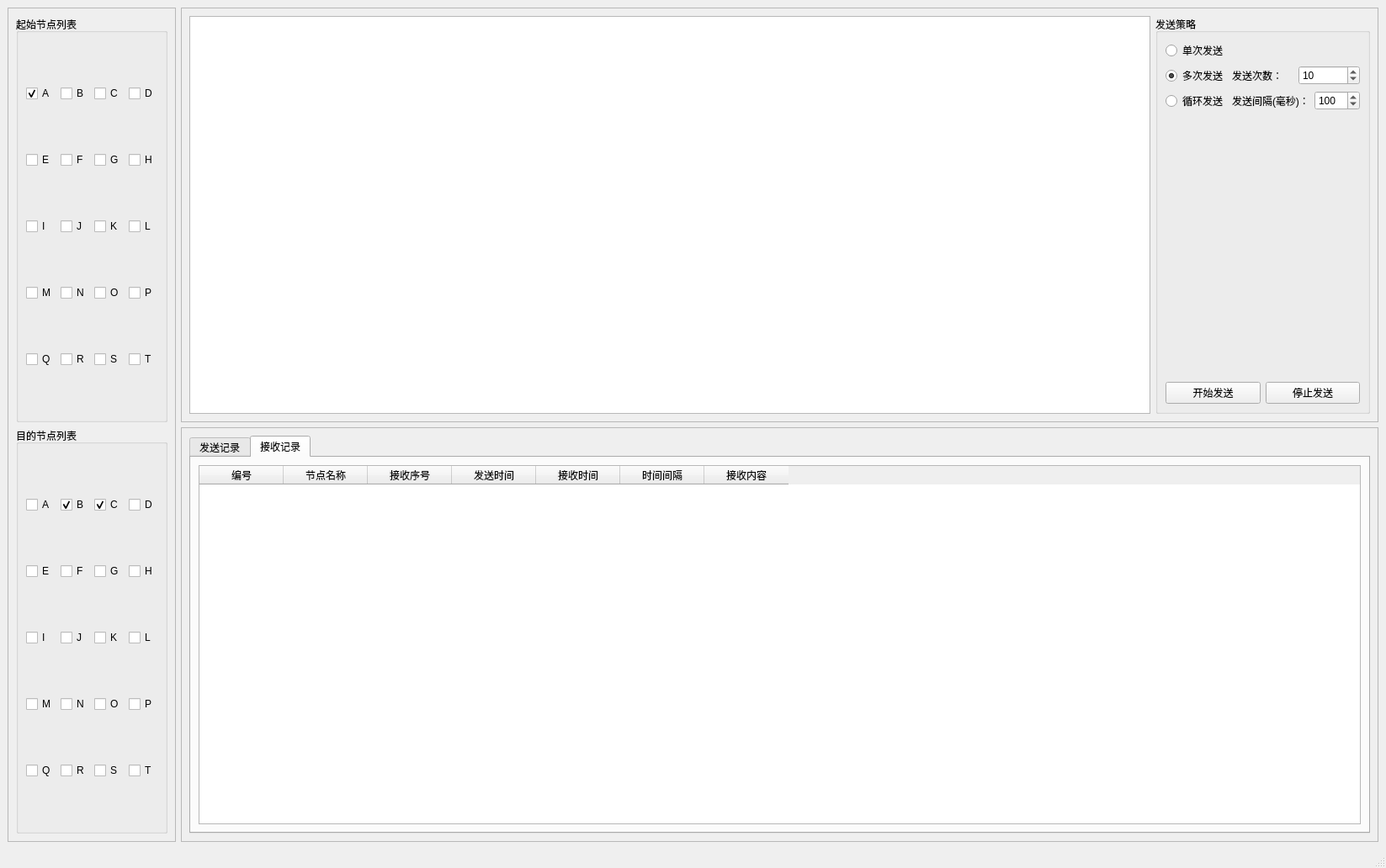
<?xml version="1.0" encoding="UTF-8"?>
<ui version="4.0">
 <class>MainWindow</class>
 <widget class="QMainWindow" name="MainWindow">
  <property name="geometry">
   <rect>
    <x>0</x>
    <y>0</y>
    <width>1647</width>
    <height>1032</height>
   </rect>
  </property>
  <property name="windowTitle">
   <string>MainWindow</string>
  </property>
  <widget class="QWidget" name="centralwidget">
   <layout class="QGridLayout" name="gridLayout_9">
    <item row="0" column="0" rowspan="2">
     <widget class="QFrame" name="frame">
      <property name="frameShape">
       <enum>QFrame::StyledPanel</enum>
      </property>
      <property name="frameShadow">
       <enum>QFrame::Raised</enum>
      </property>
      <layout class="QGridLayout" name="gridLayout_2">
       <item row="0" column="0">
        <widget class="QGroupBox" name="groupBox_3">
         <property name="title">
          <string>起始节点列表</string>
         </property>
         <layout class="QGridLayout" name="gridLayout_3">
          <item row="3" column="1">
           <widget class="QCheckBox" name="checkBox_34">
            <property name="text">
             <string>N</string>
            </property>
           </widget>
          </item>
          <item row="0" column="3">
           <widget class="QCheckBox" name="checkBox_24">
            <property name="text">
             <string>D</string>
            </property>
           </widget>
          </item>
          <item row="2" column="0">
           <widget class="QCheckBox" name="checkBox_29">
            <property name="text">
             <string>I</string>
            </property>
           </widget>
          </item>
          <item row="2" column="3">
           <widget class="QCheckBox" name="checkBox_32">
            <property name="text">
             <string>L</string>
            </property>
           </widget>
          </item>
          <item row="2" column="1">
           <widget class="QCheckBox" name="checkBox_30">
            <property name="text">
             <string>J</string>
            </property>
           </widget>
          </item>
          <item row="0" column="2">
           <widget class="QCheckBox" name="checkBox_23">
            <property name="text">
             <string>C</string>
            </property>
           </widget>
          </item>
          <item row="2" column="2">
           <widget class="QCheckBox" name="checkBox_31">
            <property name="text">
             <string>K</string>
            </property>
           </widget>
          </item>
          <item row="0" column="0">
           <widget class="QCheckBox" name="checkBox_21">
            <property name="text">
             <string>A</string>
            </property>
            <property name="checked">
             <bool>true</bool>
            </property>
           </widget>
          </item>
          <item row="4" column="3">
           <widget class="QCheckBox" name="checkBox_40">
            <property name="text">
             <string>T</string>
            </property>
           </widget>
          </item>
          <item row="0" column="1">
           <widget class="QCheckBox" name="checkBox_22">
            <property name="text">
             <string>B</string>
            </property>
           </widget>
          </item>
          <item row="3" column="3">
           <widget class="QCheckBox" name="checkBox_36">
            <property name="text">
             <string>P</string>
            </property>
           </widget>
          </item>
          <item row="3" column="0">
           <widget class="QCheckBox" name="checkBox_33">
            <property name="text">
             <string>M</string>
            </property>
           </widget>
          </item>
          <item row="3" column="2">
           <widget class="QCheckBox" name="checkBox_35">
            <property name="text">
             <string>O</string>
            </property>
           </widget>
          </item>
          <item row="1" column="1">
           <widget class="QCheckBox" name="checkBox_26">
            <property name="text">
             <string>F</string>
            </property>
           </widget>
          </item>
          <item row="4" column="1">
           <widget class="QCheckBox" name="checkBox_38">
            <property name="text">
             <string>R</string>
            </property>
           </widget>
          </item>
          <item row="1" column="0">
           <widget class="QCheckBox" name="checkBox_25">
            <property name="text">
             <string>E</string>
            </property>
           </widget>
          </item>
          <item row="1" column="2">
           <widget class="QCheckBox" name="checkBox_27">
            <property name="text">
             <string>G</string>
            </property>
           </widget>
          </item>
          <item row="4" column="0">
           <widget class="QCheckBox" name="checkBox_37">
            <property name="text">
             <string>Q</string>
            </property>
           </widget>
          </item>
          <item row="1" column="3">
           <widget class="QCheckBox" name="checkBox_28">
            <property name="text">
             <string>H</string>
            </property>
           </widget>
          </item>
          <item row="4" column="2">
           <widget class="QCheckBox" name="checkBox_39">
            <property name="text">
             <string>S</string>
            </property>
           </widget>
          </item>
         </layout>
        </widget>
       </item>
       <item row="1" column="0">
        <widget class="QGroupBox" name="groupBox">
         <property name="title">
          <string>目的节点列表</string>
         </property>
         <layout class="QGridLayout" name="gridLayout">
          <item row="0" column="0">
           <widget class="QCheckBox" name="checkBox">
            <property name="text">
             <string>A</string>
            </property>
           </widget>
          </item>
          <item row="0" column="1">
           <widget class="QCheckBox" name="checkBox_2">
            <property name="text">
             <string>B</string>
            </property>
            <property name="checked">
             <bool>true</bool>
            </property>
           </widget>
          </item>
          <item row="0" column="2">
           <widget class="QCheckBox" name="checkBox_3">
            <property name="text">
             <string>C</string>
            </property>
            <property name="checked">
             <bool>true</bool>
            </property>
           </widget>
          </item>
          <item row="0" column="3">
           <widget class="QCheckBox" name="checkBox_9">
            <property name="text">
             <string>D</string>
            </property>
           </widget>
          </item>
          <item row="1" column="0">
           <widget class="QCheckBox" name="checkBox_5">
            <property name="text">
             <string>E</string>
            </property>
           </widget>
          </item>
          <item row="1" column="1">
           <widget class="QCheckBox" name="checkBox_6">
            <property name="text">
             <string>F</string>
            </property>
           </widget>
          </item>
          <item row="1" column="2">
           <widget class="QCheckBox" name="checkBox_4">
            <property name="text">
             <string>G</string>
            </property>
           </widget>
          </item>
          <item row="1" column="3">
           <widget class="QCheckBox" name="checkBox_8">
            <property name="text">
             <string>H</string>
            </property>
           </widget>
          </item>
          <item row="2" column="0">
           <widget class="QCheckBox" name="checkBox_12">
            <property name="text">
             <string>I</string>
            </property>
           </widget>
          </item>
          <item row="2" column="1">
           <widget class="QCheckBox" name="checkBox_11">
            <property name="text">
             <string>J</string>
            </property>
           </widget>
          </item>
          <item row="2" column="2">
           <widget class="QCheckBox" name="checkBox_10">
            <property name="text">
             <string>K</string>
            </property>
           </widget>
          </item>
          <item row="2" column="3">
           <widget class="QCheckBox" name="checkBox_7">
            <property name="text">
             <string>L</string>
            </property>
           </widget>
          </item>
          <item row="3" column="0">
           <widget class="QCheckBox" name="checkBox_15">
            <property name="text">
             <string>M</string>
            </property>
           </widget>
          </item>
          <item row="3" column="1">
           <widget class="QCheckBox" name="checkBox_16">
            <property name="text">
             <string>N</string>
            </property>
           </widget>
          </item>
          <item row="3" column="2">
           <widget class="QCheckBox" name="checkBox_14">
            <property name="text">
             <string>O</string>
            </property>
           </widget>
          </item>
          <item row="3" column="3">
           <widget class="QCheckBox" name="checkBox_13">
            <property name="text">
             <string>P</string>
            </property>
           </widget>
          </item>
          <item row="4" column="0">
           <widget class="QCheckBox" name="checkBox_19">
            <property name="text">
             <string>Q</string>
            </property>
           </widget>
          </item>
          <item row="4" column="1">
           <widget class="QCheckBox" name="checkBox_20">
            <property name="text">
             <string>R</string>
            </property>
           </widget>
          </item>
          <item row="4" column="2">
           <widget class="QCheckBox" name="checkBox_18">
            <property name="text">
             <string>S</string>
            </property>
           </widget>
          </item>
          <item row="4" column="3">
           <widget class="QCheckBox" name="checkBox_17">
            <property name="text">
             <string>T</string>
            </property>
           </widget>
          </item>
         </layout>
        </widget>
       </item>
      </layout>
     </widget>
    </item>
    <item row="0" column="1">
     <widget class="QFrame" name="frame_2">
      <property name="frameShape">
       <enum>QFrame::StyledPanel</enum>
      </property>
      <property name="frameShadow">
       <enum>QFrame::Raised</enum>
      </property>
      <layout class="QGridLayout" name="gridLayout_8">
       <item row="0" column="0">
        <widget class="QTextBrowser" name="textBrowser"/>
       </item>
       <item row="0" column="1">
        <widget class="QGroupBox" name="groupBox_4">
         <property name="title">
          <string>发送策略</string>
         </property>
         <layout class="QGridLayout" name="gridLayout_4">
          <item row="0" column="0" colspan="2">
           <layout class="QFormLayout" name="formLayout">
            <item row="0" column="0">
             <widget class="QRadioButton" name="radioButton_5">
              <property name="text">
               <string>单次发送</string>
              </property>
             </widget>
            </item>
            <item row="1" column="0">
             <widget class="QRadioButton" name="radioButton_7">
              <property name="text">
               <string>多次发送</string>
              </property>
              <property name="checked">
               <bool>true</bool>
              </property>
             </widget>
            </item>
            <item row="1" column="1">
             <layout class="QHBoxLayout" name="horizontalLayout_2">
              <item>
               <widget class="QLabel" name="label_3">
                <property name="text">
                 <string>发送次数：</string>
                </property>
               </widget>
              </item>
              <item>
               <widget class="QSpinBox" name="spinBox_2">
                <property name="value">
                 <number>10</number>
                </property>
               </widget>
              </item>
             </layout>
            </item>
            <item row="2" column="0">
             <widget class="QRadioButton" name="radioButton_6">
              <property name="text">
               <string>循环发送</string>
              </property>
             </widget>
            </item>
            <item row="2" column="1">
             <layout class="QHBoxLayout" name="horizontalLayout">
              <item>
               <widget class="QLabel" name="label">
                <property name="text">
                 <string>发送间隔(毫秒)：</string>
                </property>
               </widget>
              </item>
              <item>
               <widget class="QSpinBox" name="spinBox">
                <property name="maximum">
                 <number>1000</number>
                </property>
                <property name="value">
                 <number>100</number>
                </property>
               </widget>
              </item>
             </layout>
            </item>
           </layout>
          </item>
          <item row="1" column="0">
           <widget class="QPushButton" name="pushButton">
            <property name="text">
             <string>开始发送</string>
            </property>
           </widget>
          </item>
          <item row="1" column="1">
           <widget class="QPushButton" name="pushButton_2">
            <property name="text">
             <string>停止发送</string>
            </property>
           </widget>
          </item>
         </layout>
        </widget>
       </item>
      </layout>
     </widget>
    </item>
    <item row="1" column="1">
     <widget class="QFrame" name="frame_3">
      <property name="frameShape">
       <enum>QFrame::StyledPanel</enum>
      </property>
      <property name="frameShadow">
       <enum>QFrame::Raised</enum>
      </property>
      <layout class="QGridLayout" name="gridLayout_7">
       <item row="0" column="0">
        <widget class="QTabWidget" name="tabWidget">
         <property name="currentIndex">
          <number>1</number>
         </property>
         <widget class="QWidget" name="tab">
          <attribute name="title">
           <string>发送记录</string>
          </attribute>
          <layout class="QGridLayout" name="gridLayout_5">
           <item row="0" column="0">
            <widget class="QTableWidget" name="tableWidget_2">
             <column>
              <property name="text">
               <string>编号</string>
              </property>
             </column>
             <column>
              <property name="text">
               <string>节点名称</string>
              </property>
             </column>
             <column>
              <property name="text">
               <string>发送模式</string>
              </property>
             </column>
             <column>
              <property name="text">
               <string>发送序号</string>
              </property>
             </column>
             <column>
              <property name="text">
               <string>发送时间</string>
              </property>
             </column>
             <column>
              <property name="text">
               <string>发送内容</string>
              </property>
             </column>
            </widget>
           </item>
          </layout>
         </widget>
         <widget class="QWidget" name="tab_2">
          <attribute name="title">
           <string>接收记录</string>
          </attribute>
          <layout class="QGridLayout" name="gridLayout_6">
           <item row="0" column="0">
            <widget class="QTableWidget" name="tableWidget">
             <column>
              <property name="text">
               <string>编号</string>
              </property>
             </column>
             <column>
              <property name="text">
               <string>节点名称</string>
              </property>
             </column>
             <column>
              <property name="text">
               <string>接收序号</string>
              </property>
             </column>
             <column>
              <property name="text">
               <string>发送时间</string>
              </property>
             </column>
             <column>
              <property name="text">
               <string>接收时间</string>
              </property>
             </column>
             <column>
              <property name="text">
               <string>时间间隔</string>
              </property>
             </column>
             <column>
              <property name="text">
               <string>接收内容</string>
              </property>
             </column>
            </widget>
           </item>
          </layout>
         </widget>
        </widget>
       </item>
      </layout>
     </widget>
    </item>
   </layout>
  </widget>
  <widget class="QMenuBar" name="menubar">
   <property name="geometry">
    <rect>
     <x>0</x>
     <y>0</y>
     <width>1647</width>
     <height>28</height>
    </rect>
   </property>
  </widget>
  <widget class="QStatusBar" name="statusbar"/>
 </widget>
 <resources/>
 <connections/>
</ui>
